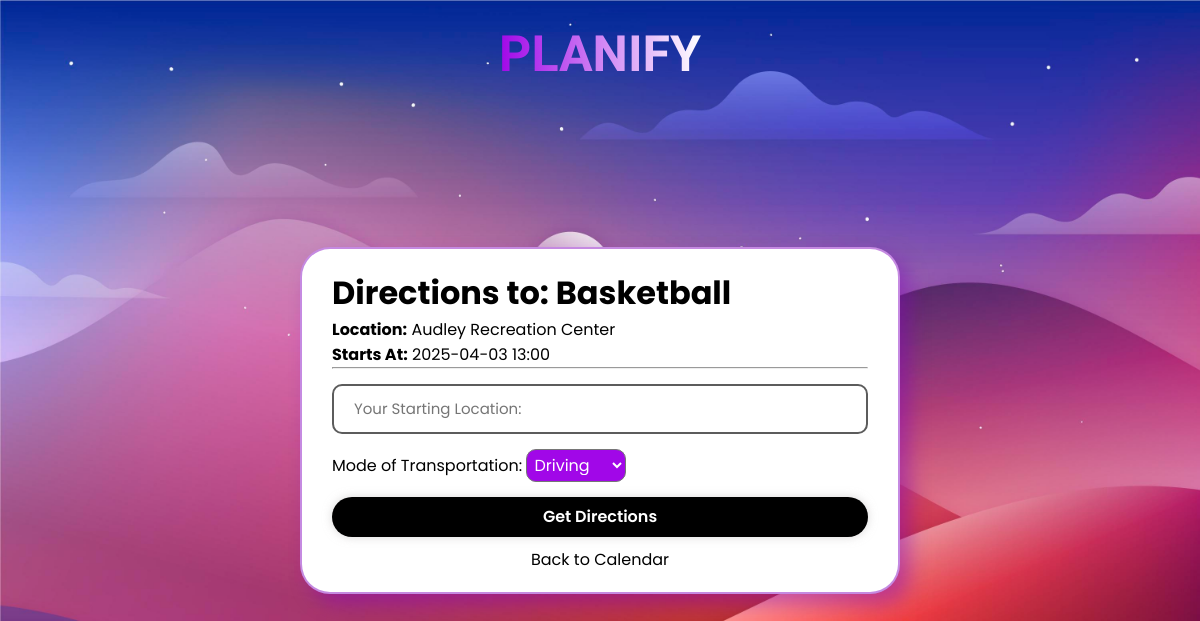
Page /view_directions/5 on the committed database.
### models.py (models this page shows)
class Event(UserMixin,db.Model):
    __tablename__='events'
    id=db.Column(db.Integer,primary_key=True)
    event_title=db.Column(db.String(100),nullable=False)
    event_start=db.Column(db.DateTime,nullable=False)
    event_end=db.Column(db.DateTime,nullable=False)
    event_location=db.Column(db.String(200),nullable=True)
    user_id = db.Column(db.Integer, db.ForeignKey('users.id'), nullable=False)
    event_description=db.Column(db.Text, nullable=True)
    user = db.relationship('User', backref=db.backref('events', lazy='select'))

### routes.py (the view, shortened to what this page needs)
    @app.route('/view_directions/<int:event_id>', methods=['GET', 'POST'])
    def viewRoute(event_id):
        chosenEvent = Event.query.filter_by(id=event_id).first()
        return render_template('viewDirections.html', event=chosenEvent)

### templates/viewDirections.html (shortened to what this page needs)
<!DOCTYPE html>
<html lang="en">
<head>
    <link rel="stylesheet" href="{{ url_for('static', filename='view.css') }}">
</head>
<body>
    <div class="title">PLANIFY</div>
    <div class="box">
        <h1>Directions to: {{ event.event_title }}</h1>
        <p><strong>Location:</strong> {{ event.event_location }}</p>
        <p><strong>Starts At:</strong> {{ event.event_start.strftime('%Y-%m-%d %H:%M') }}</p>
        <hr>
        <form method="POST">
            <div class="input-box">
                <input type="text" name="starting_location" placeholder="Your Starting Location:" required>
            </div>
            <label for="mode_of_transportation">Mode of Transportation:</label>
            <select name="mode_of_transportation" required>
                <option value="driving">Driving</option>
            </select>
            <button type="submit" class="get">Get Directions</button>
        </form>
        <div class="link-section">
            <a href="{{ url_for('calendar') }}" class="link">Back to Calendar</a>
        </div>
    </div>
</body>
</html>

### static/view.css (style rules this page uses)
* { margin: 0; padding: 0; box-sizing: border-box; font-family: "Poppins", sans-serif; }
body { display: flex; justify-content: center; align-items: center; min-height: 100vh; background: url('background.jpg') no-repeat center/cover; }
.title { position: absolute; top: 25px; left: 50%; transform: translateX(-50%); font-size: 50px; font-weight: bold; text-align: center; background: linear-gradient(to right, #a107e8, #ffffff); -webkit-background-clip: text; -webkit-text-fill-color: transparent; font-family: "Viga", sans-serif; }
.box { width: 600px; background: rgb(255, 255, 255); border: 2px solid rgba(129, 0, 189, 0.459); box-shadow: 10px 10px 20px #8100bd73; color: black; border-radius: 30px; padding: 20px 30px; margin-top: 40px; }
.box .input-box { position: relative; width: 100%; height: 50px; margin: 15px 0; }
.input-box input { width: 100%; height: 100%; background: transparent; border: none; outline: none; border: 2px solid rgb(92, 92, 92); border-radius: 10px; font-size: 15px; color: rgb(0, 0, 0); padding: 20px 45px 20px 20px; }
.box .get { width: 100%; height: 40px; background: black; color: white; border: none; border-radius: 60px; box-shadow: 0 0 10px rgba(190, 187, 187, 0.578); cursor: pointer; font-size: 16px; font-weight: 600; transition: background-color 0.15s, color 0.15s; }
.box .link-section { text-align: center; margin-top: 10px; }
.link { color:black; text-decoration: none; }
select { width: 100px; border-radius: 10px; padding: 3px; font-size: 16px; color: white; background-color: #a107e8; cursor: pointer; margin-bottom: 15px; }

### rows in the picture
Event: event_title "Basketball", event_location "Audley Recreation Center", event_start "2025-04-03 13:00"
